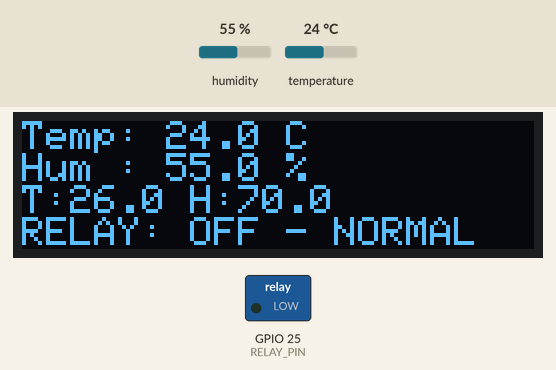
The sketch below on a simulated ESP32. On the bench: 128×32 one-colour display, switched loads named in the sketch (green lamp = pin HIGH). The test bench sets the inputs (shaded band); at power-on: humidity 55 %, temperature 24 °C. WiFi joins after 1.5 s; servers stay silent unless stated; uploads are accepted with an empty reply; what the sketch prints to the serial monitor is not drawn.

Above: at 2.9 s.
3.0 s: humidity set to 69 %
At 13.1 s:
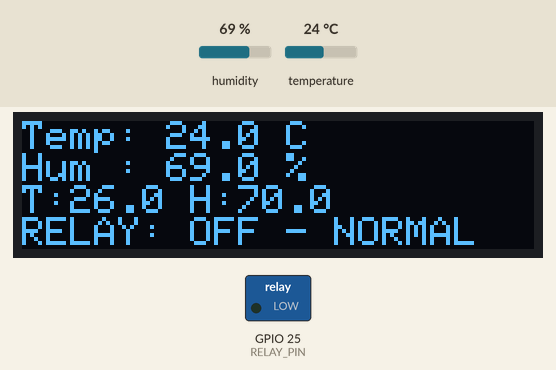
13.4 s: humidity set to 72 %
At 23.1 s:
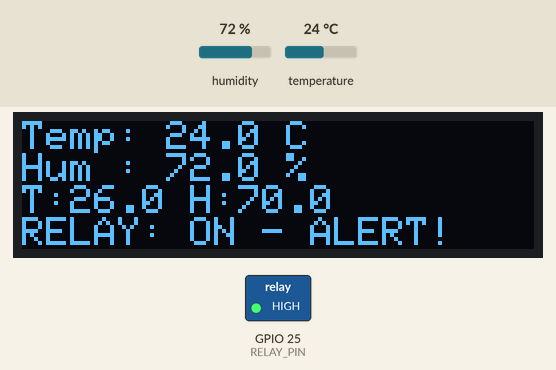
23.5 s: temperature set to 12 °C
At 32.4 s:
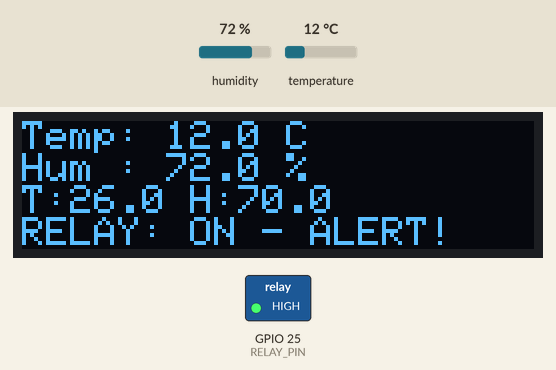
33.6 s: humidity set to 22 %
At 42.6 s:
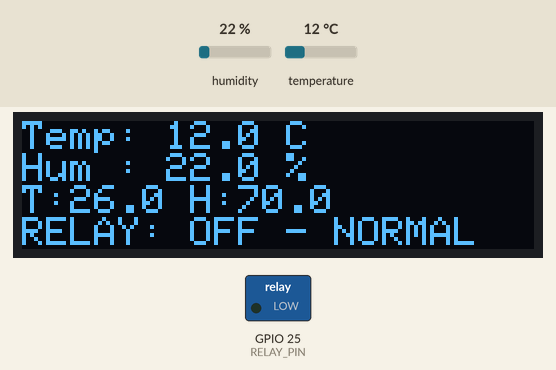
43.7 s: temperature set to 19 °C
At 52.8 s:
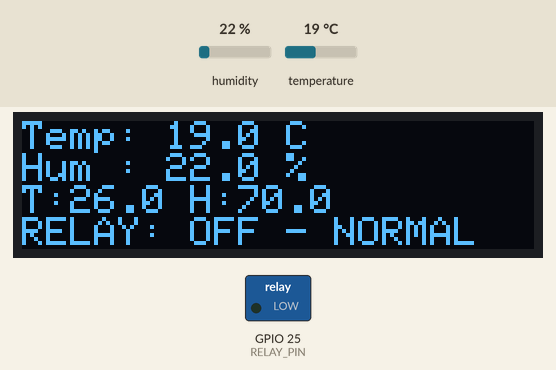
Timing chart, 0 to 54.3 s (numbered marks = the images above; inputs shaded):
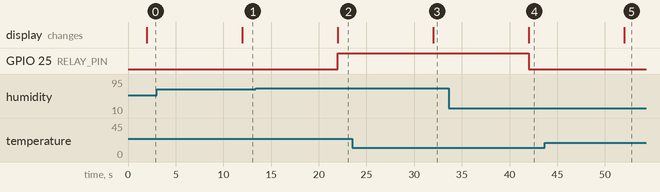

Measured:
- the behaviour switches between 70 and 71 % on humidity (found by bisection; images 1 and 2)
- after the input at 3.0 s, the display: changes after 9.0 s (image 1)
- after the input at 13.4 s, GPIO 25 (RELAY_PIN): LOW → HIGH after 8.6 s; the display: changes after 8.6 s (image 2)
- after the input at 23.5 s, the display: changes after 8.5 s (image 3)
- after the input at 33.6 s, GPIO 25 (RELAY_PIN): HIGH → LOW after 8.4 s; the display: changes after 8.4 s (image 4)
- after the input at 43.7 s, the display: changes after 8.3 s (image 5)

The sketch:

dht11_relay_code.ino
```cpp
#include <WiFi.h>
#include <DHT.h>
#include <HTTPClient.h>
#include <WiFiClient.h>
#include <ArduinoJson.h>

#include <Wire.h>
#include <Adafruit_GFX.h>
#include <Adafruit_SSD1306.h>

// Wi-Fi credentials
const char* ssid = "FBI is watching you";
const char* pass = "heyyor123";

// DHT setup
#define DHTPIN 4
#define DHTTYPE DHT11
DHT dht(DHTPIN, DHTTYPE);

// Relay pin
#define RELAY_PIN 25

// Dynamic thresholds (will be fetched from database)
float TEMP_THRESHOLD = 26.0;
float HUM_THRESHOLD  = 70.0;

// OLED setup (128×32)
#define SCREEN_WIDTH 128
#define SCREEN_HEIGHT 32
#define OLED_RESET    -1
Adafruit_SSD1306 display(SCREEN_WIDTH, SCREEN_HEIGHT, &Wire, OLED_RESET);

float hum = 0;
float temp = 0;
unsigned long sendDataPrevMillis = 0;
unsigned long fetchThresholdPrevMillis = 0;

String serverName = "http://iottrainingkcw.threelittlecar.com/";

// -----------------------------------------------------------------------------
// Fetch threshold values from database
void fetchThresholds() {
  if (WiFi.status() == WL_CONNECTED) {
    WiFiClient client;
    HTTPClient http;
    String url = serverName + "get_threshold_for_arduino.php";

    http.begin(client, url);
    int httpCode = http.GET();

    if (httpCode > 0) {
      String payload = http.getString();
      Serial.println("Threshold response: " + payload);

      // Parse JSON response
      DynamicJsonDocument doc(1024);
      DeserializationError error = deserializeJson(doc, payload);

      if (!error) {
        TEMP_THRESHOLD = doc["temp_threshold"];
        HUM_THRESHOLD = doc["humidity_threshold"];

        Serial.println("Thresholds updated:");
        Serial.println("Temperature: " + String(TEMP_THRESHOLD) + "°C");
        Serial.println("Humidity: " + String(HUM_THRESHOLD) + "%");
      } else {
        Serial.println("JSON parsing failed, using default thresholds");
      }
    } else {
      Serial.println("Failed to fetch thresholds, using current values");
    }
    http.end();
  }
}

// -----------------------------------------------------------------------------
// Draw sensor readings + status on the OLED
void updateDisplay(float t, float h, bool relayOn) {
  display.clearDisplay();
  display.setTextSize(1);
  display.setTextColor(SSD1306_WHITE);

  // Line 1: Temp
  display.setCursor(0, 0);
  display.print("Temp: ");
  display.print(t, 1);
  display.println(" C");

  // Line 2: Humidity
  display.setCursor(0, 8);
  display.print("Hum : ");
  display.print(h, 1);
  display.println(" %");

  // Line 3: Thresholds
  display.setCursor(0, 16);
  display.print("T:");
  display.print(TEMP_THRESHOLD, 1);
  display.print(" H:");
  display.print(HUM_THRESHOLD, 1);

  // Line 4: Relay state and status
  display.setCursor(0, 24);
  if (relayOn) {
    display.print("RELAY: ON - ALERT!");
  } else {
    display.print("RELAY: OFF - NORMAL");
  }

  display.display();
}

// -----------------------------------------------------------------------------
void setup() {
  Serial.begin(115200);
  dht.begin();

  // OLED init on SDA=21, SCL=22
  Wire.begin(21, 22);
  if (!display.begin(SSD1306_SWITCHCAPVCC, 0x3C)) {
    Serial.println("SSD1306 allocation failed");
    for (;;);
  }
  display.clearDisplay();
  display.display();

  // Relay pin
  pinMode(RELAY_PIN, OUTPUT);
  digitalWrite(RELAY_PIN, LOW);

  // Connect to Wi-Fi
  WiFi.begin(ssid, pass);
  while (WiFi.status() != WL_CONNECTED) {
    delay(500);
    Serial.print(".");
  }
  Serial.println("\nWiFi connected");

  // Fetch initial thresholds from database
  fetchThresholds();
}

void loop() {
  // Fetch thresholds every 2 seconds
  if (millis() - fetchThresholdPrevMillis > 2000 || fetchThresholdPrevMillis == 0) {
    fetchThresholdPrevMillis = millis();
    fetchThresholds();
  }

  // Send sensor data every 10 seconds
  if (millis() - sendDataPrevMillis > 10000 || sendDataPrevMillis == 0) {
    sendDataPrevMillis = millis();

    // Read DHT
    hum  = dht.readHumidity();
    temp = dht.readTemperature();
    if (isnan(hum) || isnan(temp)) {
      Serial.println("Failed to read from DHT sensor!");
      return;
    }

    // Apply relay logic with dynamic thresholds - OR condition
    bool relayOn = (temp > TEMP_THRESHOLD || hum > HUM_THRESHOLD);
    digitalWrite(RELAY_PIN, relayOn ? HIGH : LOW);

    Serial.printf("Temp=%.1f°C (>%.1f)  Hum=%.1f%% (>%.1f)  Relay=%s\n",
                  temp, TEMP_THRESHOLD, hum, HUM_THRESHOLD, relayOn ? "ON" : "OFF");

    // Refresh OLED with dynamic threshold display
    updateDisplay(temp, hum, relayOn);

    // Send to server
    if (WiFi.status() == WL_CONNECTED) {
      WiFiClient client;
      HTTPClient http;
      String url = serverName + "dht11.php?id=101"
                 + "&temp="  + String(temp, 1)
                 + "&hum="   + String(hum, 1)
                 + "&relay=" + String(relayOn ? 1 : 0);
      http.begin(client, url);
      int code = http.GET();
      if (code > 0) {
        Serial.printf("HTTP Response code: %d\n", code);
        Serial.println(http.getString());
      } else {
        Serial.printf("HTTP Error code: %d\n", code);
      }
      http.end();
    }
  }
}
```
